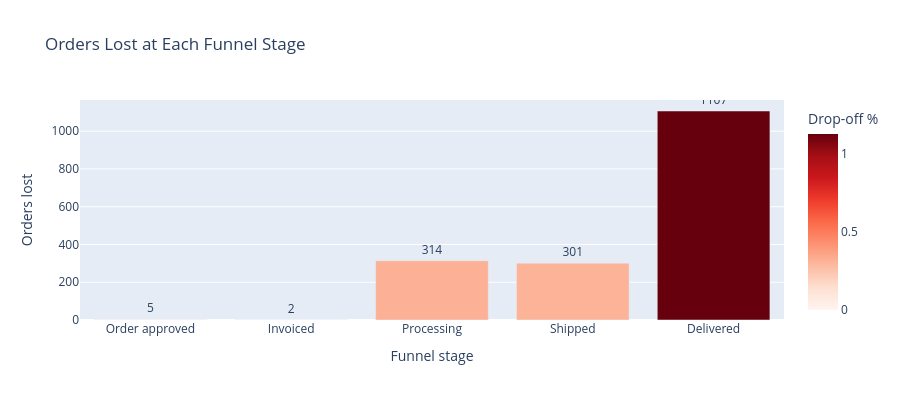

The notebook cell saved with this chart:
### Code cell
# Show only stages with actual drop-off
drop_df = funnel_df[funnel_df["drop_off_abs"] > 0].copy()

fig2 = px.bar(
    drop_df,
    x="stage",
    y="drop_off_abs",
    text="drop_off_abs",
    color="drop_off_pct",
    color_continuous_scale="Reds",
    title="Orders Lost at Each Funnel Stage",
    labels={"drop_off_abs": "Orders lost",
            "stage": "Funnel stage",
            "drop_off_pct": "Drop-off %"}
)
fig2.update_traces(textposition="outside")
fig2.update_layout(height=400)
fig2.show()

### Figure 1 — Plotly figure (JSON) as saved in the notebook; plotly's stock layout.template omitted (floating-point values rounded to 4 significant figures)
{"data": [{"hovertemplate": "Funnel stage=%{x}<br>Orders lost=%{text}<br>Drop-off %=%{marker.color}<extra></extra>", "legendgroup": "", "marker": {"color": [0.01, 0.0, 0.32, 0.31, 1.13], "coloraxis": "coloraxis", "pattern": {"shape": ""}}, "name": "", "orientation": "v", "showlegend": false, "text": [5.0, 2.0, 314.0, 301.0, 1107.0], "textposition": "outside", "type": "bar", "x": ["Order approved", "Invoiced", "Processing", "Shipped", "Delivered"], "xaxis": "x", "y": [5, 2, 314, 301, 1107], "yaxis": "y"}], "layout": {"barmode": "relative", "coloraxis": {"colorbar": {"title": {"text": "Drop-off %"}}, "colorscale": [[0, "rgb(255,245,240)"], [0.125, "rgb(254,224,210)"], [0.25, "rgb(252,187,161)"], [0.375, "rgb(252,146,114)"], [0.5, "rgb(251,106,74)"], [0.625, "rgb(239,59,44)"], [0.75, "rgb(203,24,29)"], [0.875, "rgb(165,15,21)"], [1, "rgb(103,0,13)"]]}, "height": 400, "legend": {"tracegroupgap": 0}, "title": {"text": "Orders Lost at Each Funnel Stage"}, "xaxis": {"anchor": "y", "domain": [0, 1], "title": {"text": "Funnel stage"}}, "yaxis": {"anchor": "x", "domain": [0, 1], "title": {"text": "Orders lost"}}}}
